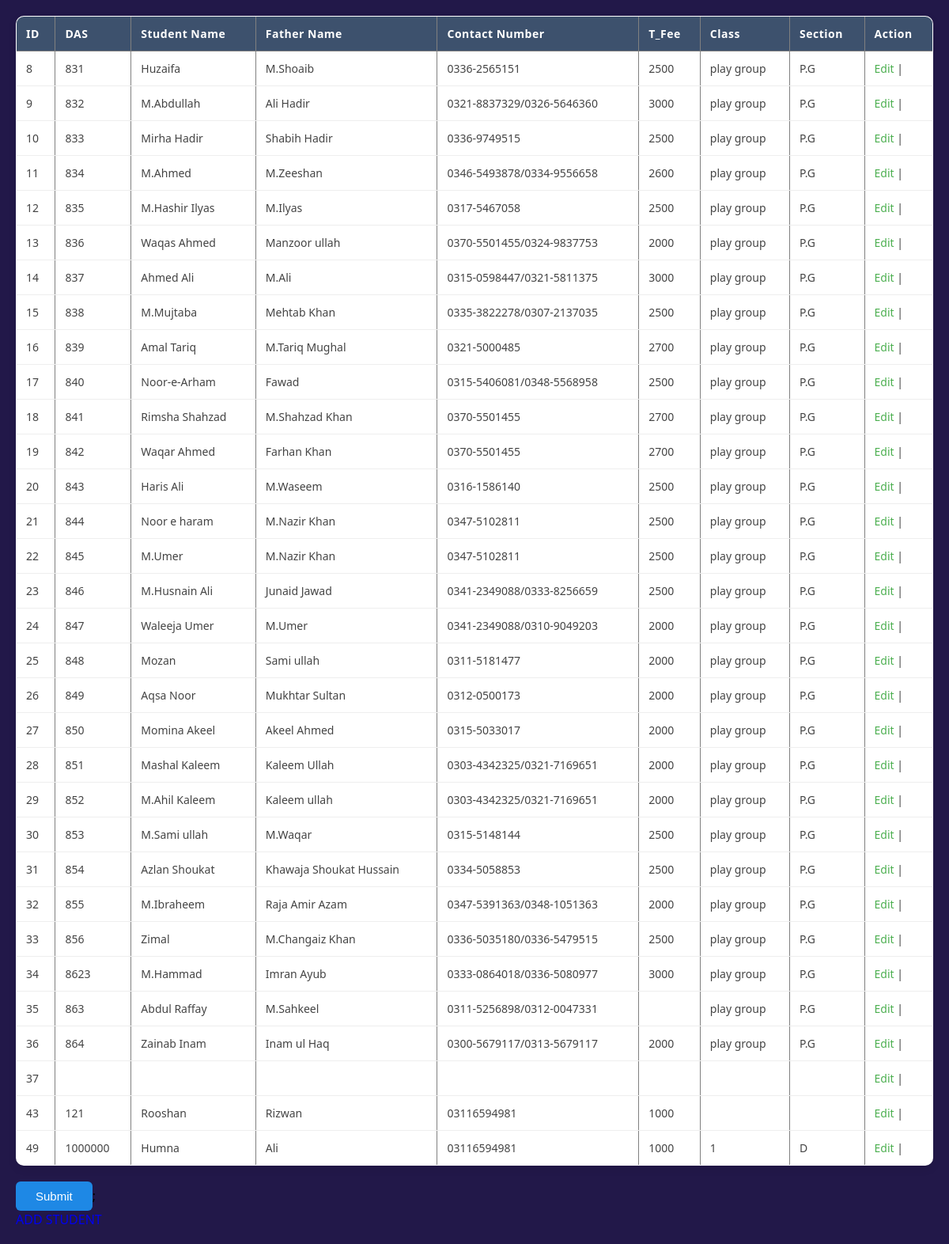
Page /allstudentsuser.php on the committed database.
### tables this page shows
CREATE TABLE `student` (
  `id` int(11) NOT NULL,
  `DAS` varchar(255) DEFAULT NULL,
  `student_name` varchar(100) NOT NULL,
  `father_name` varchar(100) NOT NULL,
  `contact_number` varchar(100) NOT NULL,
  `class_id` varchar(100) DEFAULT NULL,
  `T_Fee` varchar(255) DEFAULT NULL,
  `is_deleted` tinyint(1) DEFAULT 0
);

CREATE TABLE `class` (
  `id` int(11) NOT NULL,
  `class_name` varchar(25) DEFAULT NULL,
  `class_sec` varchar(25) DEFAULT NULL
);

### allstudentsuser.php (the view, shortened to what this page needs)
<?php
include 'Master/conection.php';
$sql= "SELECT
    student.*,
    class.class_name,
    class.class_sec
FROM student
LEFT JOIN class ON student.class_id = class.id
WHERE student.is_deleted = 0";
$result=mysqli_query($conn,$sql);
?>
<!DOCTYPE html>
<html lang="en">
<head>
    <link href="allstudents.css" rel= "stylesheet">
</head>
<body>
<form action="savestatus.php" method="post" name="submit">
<table border="1" cellpadding="10">
    <thead>
        <tr>
            <th>ID</th>
            <th>DAS</th>
            <th>Student Name</th>
            <th>Father Name</th>
            <th>Contact Number</th>
            <th>T_Fee</th>
            <th>Class</th>
            <th>Section</th>
            <th>Action</th>
        </tr>
    </thead>
    <tbody>
 <?php
    if (mysqli_num_rows($result) > 0) {
        while ($row = mysqli_fetch_assoc($result)) {
            echo "<tr>";
            echo "<td>{$row['id']}</td>";
            echo "<td>{$row['DAS']}</td>";
            echo "<td>{$row['student_name']}</td>";
            echo "<td>{$row['father_name']}</td>";
            echo "<td>{$row['contact_number']}</td>";
            echo "<td>{$row['T_Fee']}</td>";
            echo "<td>{$row['class_name']}</td>";
            echo "<td>{$row['class_sec']}</td>";
echo "<td>
        <a href='edit.php?id={$row['id']}'>Edit</a> |
      </td>";
echo "</tr>";
        }
    } else {
        echo "<tr><td colspan='10'>No students found</td></tr>";
    }
    ?>
    </tbody>
</table>
<input type="submit" placeholder="Save" >;
<br>
<a href="../FRONTEND/addstudents.html">ADD STUDENT</a>
</body>
</html>
</body>
</html>

### allstudents.css (style rules this page uses)
body { font-family: 'Segoe UI', Tahoma, sans-serif; background:#221849; margin: 0; padding: 20px; }
table { width: 100%; border-collapse: collapse; background: #ffffff; border-radius: 10px; overflow: hidden; box-shadow: 0 4px 12px rgba(0,0,0,0.08); }
thead { background:#3d516d; color: white; }
thead th { padding: 12px; text-align: left; font-size: 14px; letter-spacing: 0.5px; }
tbody td { padding: 12px; border-bottom: 1px solid #eee; font-size: 14px; color: #444; }
tbody tr:last-child td { border-bottom: none; }
a { text-decoration: none; font-weight: 500; }
a[href*="edit"] { color: #4CAF50; }
input[type="submit"] { margin-top: 20px; padding: 10px 25px; border: none; border-radius: 6px; background: #1e88e5; color: white; font-size: 15px; cursor: pointer; }

### rows in the picture
student: id "8", DAS "831", student_name "Huzaifa", father_name "M.Shoaib", contact_number "0336-2565151", T_Fee "2500", class.class_name "play group", class.class_sec "P.G"
student: id "9", DAS "832", student_name "M.Abdullah", father_name "Ali Hadir", contact_number "0321-8837329/0326-5646360", T_Fee "3000", class.class_name "play group", class.class_sec "P.G"
student: id "10", DAS "833", student_name "Mirha Hadir", father_name "Shabih Hadir", contact_number "0336-9749515", T_Fee "2500", class.class_name "play group", class.class_sec "P.G"
student: id "11", DAS "834", student_name "M.Ahmed", father_name "M.Zeeshan", contact_number "0346-5493878/0334-9556658", T_Fee "2600", class.class_name "play group", class.class_sec "P.G"
student: id "12", DAS "835", student_name "M.Hashir Ilyas", father_name "M.Ilyas", contact_number "0317-5467058", T_Fee "2500", class.class_name "play group", class.class_sec "P.G"
student: id "13", DAS "836", student_name "Waqas Ahmed", father_name "Manzoor ullah", contact_number "0370-5501455/0324-9837753", T_Fee "2000", class.class_name "play group", class.class_sec "P.G"
student: id "14", DAS "837", student_name "Ahmed Ali", father_name "M.Ali", contact_number "0315-0598447/0321-5811375", T_Fee "3000", class.class_name "play group", class.class_sec "P.G"
student: id "15", DAS "838", student_name "M.Mujtaba", father_name "Mehtab Khan", contact_number "0335-3822278/0307-2137035", T_Fee "2500", class.class_name "play group", class.class_sec "P.G"
student: id "16", DAS "839", student_name "Amal Tariq", father_name "M.Tariq Mughal", contact_number "0321-5000485", T_Fee "2700", class.class_name "play group", class.class_sec "P.G"
student: id "17", DAS "840", student_name "Noor-e-Arham", father_name "Fawad", contact_number "0315-5406081/0348-5568958", T_Fee "2500", class.class_name "play group", class.class_sec "P.G"
student: id "18", DAS "841", student_name "Rimsha Shahzad", father_name "M.Shahzad Khan", contact_number "0370-5501455", T_Fee "2700", class.class_name "play group", class.class_sec "P.G"
student: id "19", DAS "842", student_name "Waqar Ahmed", father_name "Farhan Khan", contact_number "0370-5501455", T_Fee "2700", class.class_name "play group", class.class_sec "P.G"
student: id "20", DAS "843", student_name "Haris Ali", father_name "M.Waseem", contact_number "0316-1586140", T_Fee "2500", class.class_name "play group", class.class_sec "P.G"
student: id "21", DAS "844", student_name "Noor e haram", father_name "M.Nazir Khan", contact_number "0347-5102811", T_Fee "2500", class.class_name "play group", class.class_sec "P.G"
student: id "22", DAS "845", student_name "M.Umer", father_name "M.Nazir Khan", contact_number "0347-5102811", T_Fee "2500", class.class_name "play group", class.class_sec "P.G"
student: id "23", DAS "846", student_name "M.Husnain Ali", father_name "Junaid Jawad", contact_number "0341-2349088/0333-8256659", T_Fee "2500", class.class_name "play group", class.class_sec "P.G"
student: id "24", DAS "847", student_name "Waleeja Umer", father_name "M.Umer", contact_number "0341-2349088/0310-9049203", T_Fee "2000", class.class_name "play group", class.class_sec "P.G"
student: id "25", DAS "848", student_name "Mozan", father_name "Sami ullah", contact_number "0311-5181477", T_Fee "2000", class.class_name "play group", class.class_sec "P.G"
student: id "26", DAS "849", student_name "Aqsa Noor", father_name "Mukhtar Sultan", contact_number "0312-0500173", T_Fee "2000", class.class_name "play group", class.class_sec "P.G"
student: id "27", DAS "850", student_name "Momina Akeel", father_name "Akeel Ahmed", contact_number "0315-5033017", T_Fee "2000", class.class_name "play group", class.class_sec "P.G"
student: id "28", DAS "851", student_name "Mashal Kaleem", father_name "Kaleem Ullah", contact_number "0303-4342325/0321-7169651", T_Fee "2000", class.class_name "play group", class.class_sec "P.G"
student: id "29", DAS "852", student_name "M.Ahil Kaleem", father_name "Kaleem ullah", contact_number "0303-4342325/0321-7169651", T_Fee "2000", class.class_name "play group", class.class_sec "P.G"
student: id "30", DAS "853", student_name "M.Sami ullah", father_name "M.Waqar", contact_number "0315-5148144", T_Fee "2500", class.class_name "play group", class.class_sec "P.G"
student: id "31", DAS "854", student_name "Azlan Shoukat", father_name "Khawaja Shoukat Hussain", contact_number "0334-5058853", T_Fee "2500", class.class_name "play group", class.class_sec "P.G"
student: id "32", DAS "855", student_name "M.Ibraheem", father_name "Raja Amir Azam", contact_number "0347-5391363/0348-1051363", T_Fee "2000", class.class_name "play group", class.class_sec "P.G"
student: id "33", DAS "856", student_name "Zimal", father_name "M.Changaiz Khan", contact_number "0336-5035180/0336-5479515", T_Fee "2500", class.class_name "play group", class.class_sec "P.G"
student: id "34", DAS "8623", student_name "M.Hammad", father_name "Imran Ayub", contact_number "0333-0864018/0336-5080977", T_Fee "3000", class.class_name "play group", class.class_sec "P.G"
student: id "35", DAS "863", student_name "Abdul Raffay", father_name "M.Sahkeel", contact_number "0311-5256898/0312-0047331", class.class_name "play group", class.class_sec "P.G"
student: id "36", DAS "864", student_name "Zainab Inam", father_name "Inam ul Haq", contact_number "0300-5679117/0313-5679117", T_Fee "2000", class.class_name "play group", class.class_sec "P.G"
student: id "37"
student: id "43", DAS "121", student_name "Rooshan", father_name "Rizwan", contact_number "03116594981", T_Fee "1000"
student: id "49", DAS "1000000", student_name "Humna", father_name "Ali", contact_number "03116594981", T_Fee "1000", class.class_name "1", class.class_sec "D"
